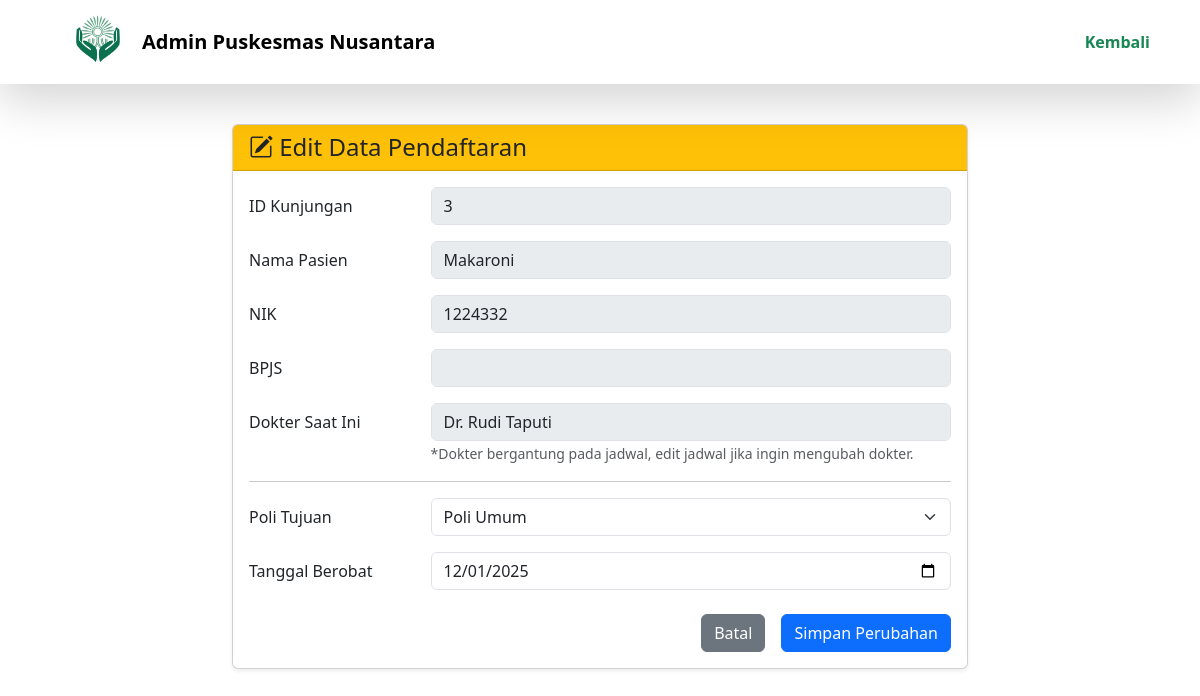
The page /editDataPasien.php?id=3 (signed in) on the database its author committed.
### tables this page shows
CREATE TABLE `kunjungan` (
  `id_kunjungan` int(11) NOT NULL,
  `id_pasien` int(11) NOT NULL,
  `id_jadwal` int(11) NOT NULL,
  `poli_tujuan` varchar(50) NOT NULL,
  `tanggal_kunjungan` date NOT NULL,
  `nomor_antrian` int(11) NOT NULL,
  `status` int(1) NOT NULL
);

CREATE TABLE `pasien` (
  `id_pasien` int(11) NOT NULL,
  `nama` varchar(100) NOT NULL,
  `nik` varchar(16) NOT NULL,
  `bpjs` varchar(13) DEFAULT NULL
);

CREATE TABLE `dokter` (
  `id_dokter` int(11) NOT NULL,
  `nama` varchar(100) NOT NULL,
  `poli` varchar(50) NOT NULL
);

### editDataPasien.php (the view, shortened to what this page needs)
<!DOCTYPE html>
<html lang="id">
<head>
    <link href="https://cdn.jsdelivr.net/npm/bootstrap@5.3.3/dist/css/bootstrap.min.css" rel="stylesheet">
    <link rel="stylesheet" href="https://cdn.jsdelivr.net/npm/bootstrap-icons@1.11.3/font/bootstrap-icons.min.css">
</head>
<body style="padding-top: 100px;">
    <?php
    include 'connection.php';
    $id_kunjungan = $_GET['id'];
    $query = "SELECT k.*, p.nama AS nama_pasien, d.nama AS nama_dokter, p.nik, p.bpjs
              FROM kunjungan k
              INNER JOIN jadwal_dokter j ON j.id_jadwal = k.id_jadwal
              INNER JOIN dokter d ON j.id_dokter = d.id_dokter
              INNER JOIN pasien p ON k.id_pasien = p.id_pasien
              WHERE k.id_kunjungan = '$id_kunjungan'";
    $result = mysqli_query($connect, $query);
    $data = mysqli_fetch_array($result);
    ?>
    <nav id="navbarPuskesmas" class="navbar navbar-expand-lg navbar-light bg-white shadow-lg fixed-top">
        <div class="container">
            <img style="padding-left: 2%;" width="90" src="logo puskesmas nusantara.png" alt="Logo">
            <a class="navbar-brand" href="#" style="font-weight: bold; padding-left: 10px;">Admin Puskesmas Nusantara</a>
            <div class="collapse navbar-collapse" id="navbarPuskesmas">
                <ul class="navbar-nav ms-auto">
                    <li class="nav-item">
                        <a class="nav-link active fw-bold text-success" href="dataPendaftaranOnline.php">Kembali</a>
                    </li>
                </ul>
            </div>
        </div>
    </nav>
    <div class="container mt-4">
        <div class="row justify-content-center">
            <div class="col-md-8">
                <div class="card shadow-sm">
                    <div class="card-header bg-warning text-dark">
                        <h4 class="mb-0"><i class="bi bi-pencil-square"></i> Edit Data Pendaftaran</h4>
                    </div>
                    <div class="card-body">
                        <form method="POST">
                            <div class="mb-3 row">
                                <label class="col-sm-3 col-form-label">ID Kunjungan</label>
                                <div class="col-sm-9">
                                    <input type="text" class="form-control" value="<?= $data['id_kunjungan'] ?>" disabled>
                                </div>
                            </div>
                            <div class="mb-3 row">
                                <label class="col-sm-3 col-form-label">Nama Pasien</label>
                                <div class="col-sm-9">
                                    <input type="text" class="form-control" value="<?= $data['nama_pasien'] ?>" disabled>
                                </div>
                            </div>
                            <div class="mb-3 row">
                                <label class="col-sm-3 col-form-label">NIK</label>
                                <div class="col-sm-9">
                                    <input type="text" class="form-control" value="<?= $data['nik'] ?>" disabled>
                                </div>
                            </div>
                            <div class="mb-3 row">
                                <label class="col-sm-3 col-form-label">BPJS</label>
                                <div class="col-sm-9">
                                    <input type="text" class="form-control" value="<?= $data['bpjs'] ?>" disabled>
                                </div>
                            </div>
                            <div class="mb-3 row">
                                <label class="col-sm-3 col-form-label">Dokter Saat Ini</label>
                                <div class="col-sm-9">
                                    <input type="text" class="form-control" value="<?= $data['nama_dokter'] ?>" disabled>
                                    <small class="text-muted">*Dokter bergantung pada jadwal, edit jadwal jika ingin mengubah dokter.</small>
                                </div>
                            </div>
                            <hr>
                            <div class="mb-3 row">
                                <label class="col-sm-3 col-form-label">Poli Tujuan</label>
                                <div class="col-sm-9">
                                    <select class="form-select" name="poli_tujuan" required>
                                        <option value="Poli Umum" <?= ($data['poli_tujuan'] == 'Poli Umum') ? 'selected' : '' ?>>Poli Umum</option>
                                    </select>
                                </div>
                            </div>
                            <div class="mb-3 row">
                                <label class="col-sm-3 col-form-label">Tanggal Berobat</label>
                                <div class="col-sm-9">
                                    <input type="date" class="form-control" name="tanggal_kunjungan" value="<?= $data['tanggal_kunjungan'] ?>" required>
                                </div>
                            </div>
                            <div class="d-grid gap-2 d-md-flex justify-content-md-end mt-4">
                                <a href="dataPendaftaranOnline.php" class="btn btn-secondary me-md-2">Batal</a>
                                <button type="submit" name="update" class="btn btn-primary">Simpan Perubahan</button>
                            </div>
                        </form>
                    </div>
                </div>
            </div>
        </div>
    </div>
</body>
</html>

### rows shown on the page
kunjungan: id_kunjungan "3", id_pasien.nama "Makaroni", id_pasien.nik "1224332", nama "Dr. Rudi Taputi", tanggal_kunjungan "12/01/2025"
